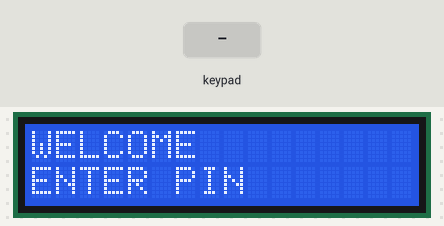
A sketch run on a simulated Arduino Mega 2560, built with avr-gcc and run on an emulated ATmega2560. Shown: 16×2 character LCD. The test bench sets the inputs (shaded band).

Above: at 1.2 s.
1.3 s: keypad keys 1 1 1 1 D pressed 0.4 s apart
At 1.7 s:
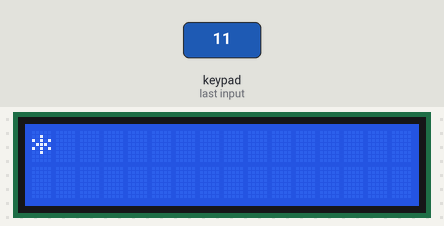
At 4.4 s:
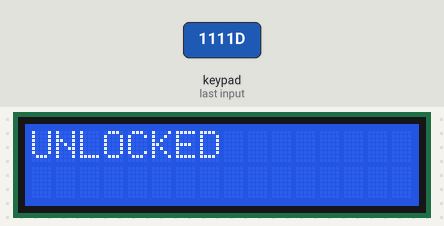
4.8 s: keypad keys 3 0 3 2 3 4 3 6 pressed 0.4 s apart
At 10.9 s:
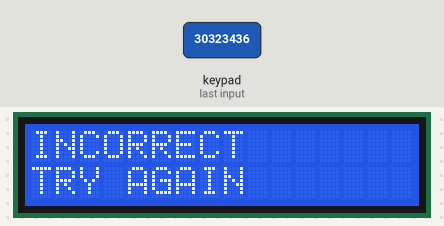
Timing chart, 0 to 12.4 s (numbered marks = the images above; inputs shaded):
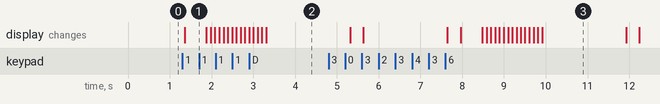

Measured:
- after the input at 1.3 s, the display: changes after 0.06 s (image 1)
- after the input at 4.8 s, the display: first differs from a run without the input after 3.2 s (image 3 shows a later state)

The sketch:

PROJECT.ino
```cpp
#include <Keypad.h>
#include <LiquidCrystal.h>

LiquidCrystal lcd(10,9,4,5,6,8);

char hexakeys[4][4] = {
  {'1','2','3','A'},
  {'4','5','6','B'},
  {'7','8','9','C'},
  {'*','0','#','D'}
  };

byte rowPins[4] = {30,32,34,36};
byte colPins[4] = {38,40,42,44};

Keypad customKeypad = Keypad(makeKeymap(hexakeys),rowPins,colPins,4,4);

int screen = 0;
int keyCount = 0;
String pin = "1111";
String key = "";
boolean doorLocked = true;

void setup() {
  lcd.begin(16,2);
  Serial.begin(9600);
}

void loop() {
    switch(screen){
      case 0: screen0();
              break;
      case 1: screen1();
              break;
      case 2: screen2();
              break;
      }
}

void screen0(){
  //lcd.clear();


  lcd.setCursor(0,0);
  lcd.print("                ");
  lcd.setCursor(0,1);
  lcd.print("                ");

  lcd.setCursor(0,0);
  lcd.print("WELCOME");
  lcd.setCursor(0,1);
  lcd.print("ENTER PIN");
  delay(100);

  char c=customKeypad.getKey();

  if(c!= NO_KEY){
    key = key + c;
    keyCount=1;
    screen=1;
    screen1();
    }
  }

void screen1(){
  //lcd.clear();

  lcd.setCursor(0,0);
  lcd.print("                ");
  lcd.setCursor(0,1);
  lcd.print("                ");

  lcd.setCursor(0,0);

  for(int i=1;i<=keyCount;++i){
   lcd.print("*");
   delay(100);
  }

  char c=customKeypad.getKey();
  if(c!=NO_KEY){
    key = key + c;
    ++keyCount;

    if(keyCount==4){
      if(key != pin){
        //lcd.clear();

  lcd.setCursor(0,0);
  lcd.print("                ");
  lcd.setCursor(0,1);
  lcd.print("                ");

        lcd.setCursor(0,0);
        lcd.print("INCORRECT");
        lcd.setCursor(0,1);
        lcd.print("TRY AGAIN");
        delay(2000);
        screen = 0;
        key="";
        keyCount=0;
        }
      else{
        screen = 2;
        key="";
        keyCount=0;
        doorLocked = false;

        //lcd.clear();

  lcd.setCursor(0,0);
  lcd.print("                ");
  lcd.setCursor(0,1);
  lcd.print("                ");

        lcd.setCursor(0,0);
        lcd.print("UNLOCKED");
        delay(2000);

        }
      }
    }
  }

void screen2(){
  //lcd.clear();

  lcd.setCursor(0,0);
  lcd.print("                ");
  lcd.setCursor(0,1);
  lcd.print("                ");

  lcd.setCursor(0,0);
  lcd.print("DO SOMETHING");
  delay(100);

  char c=customKeypad.getKey();

  if(c!=NO_KEY){
    if(c=='D'){
      //lcd.clear();

  lcd.setCursor(0,0);
  lcd.print("                ");
  lcd.setCursor(0,1);
  lcd.print("                ");

      lcd.setCursor(0,0);
      lcd.print("LOCKED");
      delay(2000);
      screen=0;
      }
    }

}
```
